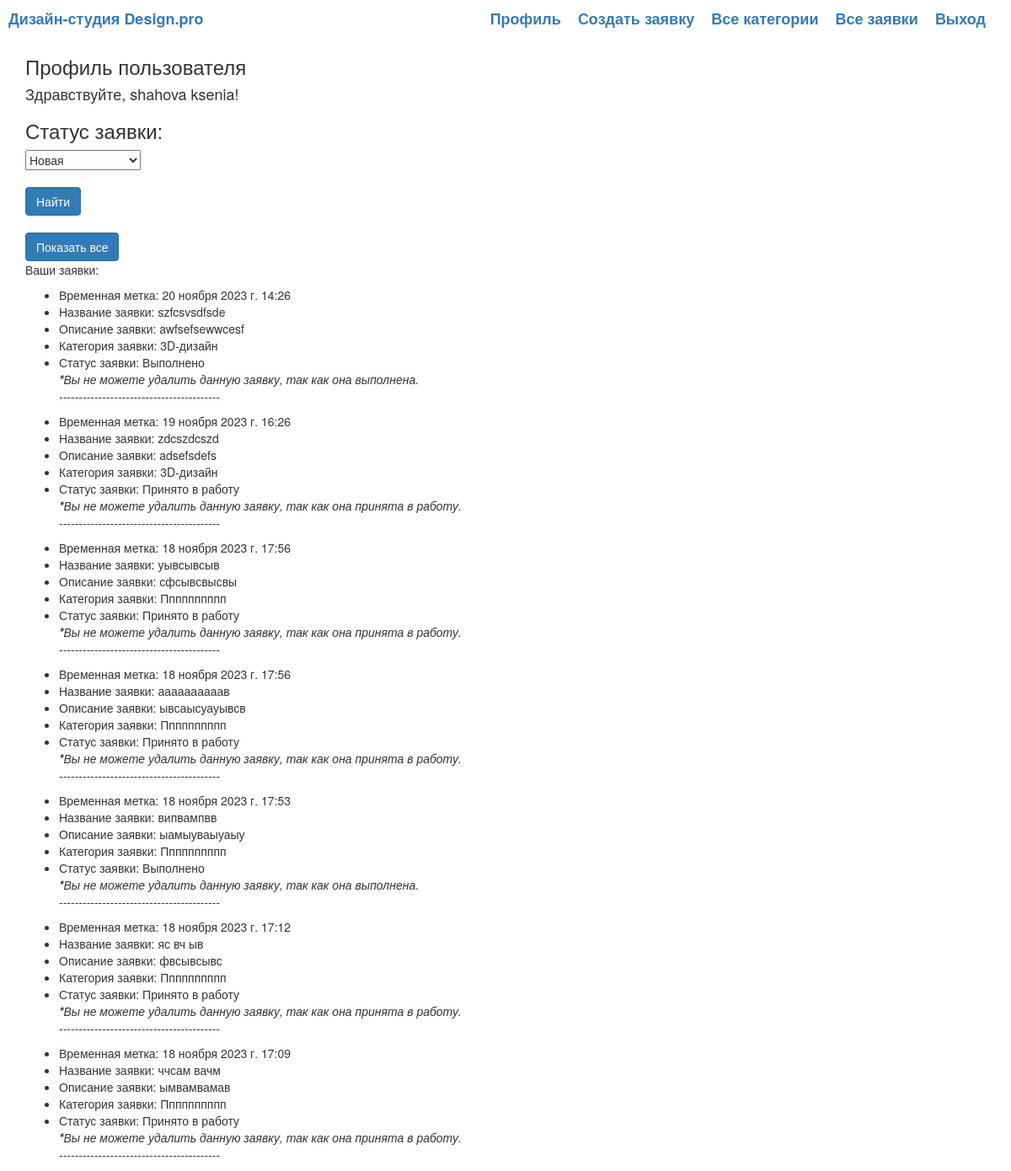
The app's page /cabinet/profile/ (signed in) with its own data.
### cabinet/models.py (models this page shows, shortened)
class Application(models.Model):
    STATUS_CHOICES = [
        ('Н', 'Новая'),
        ('П', 'Принято в работу'),
        ('В', 'Выполнено')
    ]
    created = models.DateTimeField(auto_now_add=True, verbose_name='Временная метка заявки')
    title = models.CharField(max_length=255, verbose_name='Название заявки')
    description = models.TextField(verbose_name='Описание заявки')
    category = models.ForeignKey(Category, on_delete=models.CASCADE, verbose_name='Категория заявки')
    status = models.CharField(max_length=20, choices=STATUS_CHOICES, default=STATUS_CHOICES[0][0], verbose_name='Статус заявки')
    image = models.ImageField(upload_to='images/', verbose_name='Фото помещения или план заявки')
    applicant = models.ForeignKey(User, on_delete=models.CASCADE, verbose_name='Заявитель')
    image_done = models.ImageField(upload_to='images_done/', blank=True, verbose_name='Созданный дизайн')
    comment = models.TextField(blank=True, verbose_name='Комментарий')

class Category(models.Model):
    title = models.CharField(max_length=255, verbose_name='Название категории')
    def __str__(self):
        return self.title

### cabinet/views.py (the view)
# urls.py: path('profile/', ProfileView.as_view(template_name="profile.html"), name="profile"),
class ProfileView(TemplateView, LoginRequiredMixin):
    def get(self, request, *args, **kwargs):
        applications = Application.objects.filter(applicant=request.user).order_by('-created')
        context = {'application_list': applications}
        return render(request, self.template_name, context)

### cabinet/templates/profile.html (shortened to what this page needs)
{% extends "base.html" %}
{% block content %}
<h3>Профиль пользователя</h3>
<h4>Здравствуйте, {{ request.user.first_name }}!</h4>
<form action="{% url 'profile-filter' %}" method="get" name="filter">
  <h3>Статус заявки:</h3>
    <div>
        <select name="status">
            <option value="Н">Новая</option>
        </select>
    </div>
    <br>
    <button type="submit" class="btn btn-primary">Найти</button>
</form>
<br>
<a href="{% url 'profile' %}" class="btn btn-primary">Показать все</a>
<br>
<p>Ваши заявки:</p>
<ul>
    {% for application in application_list %}
      <li>Временная метка: {{ application.created }}</li>
      <li>Название заявки: {{ application.title }}</li>
      <li>Описание заявки: {{ application.description }}</li>
      <li>Категория заявки: {{ application.category }}</li>
      <li>Статус заявки: {{ application.get_status_display }}</li>
        {% if application.status == 'Н' %}
            <a href="{% url 'application_delete' pk=application.id %}" class="btn btn-primary">Удалить заявку</a>
        {% elif application.status == 'П' %}
		    <span class="invalid-feedback"><i><strong>*</strong>Вы не можете удалить данную заявку, так как она принята в работу.</i></span>
        {% elif application.status == 'В' %}
		    <span class="invalid-feedback"><i><strong>*</strong>Вы не можете удалить данную заявку, так как она выполнена.</i></span>
        {% endif %}
      <p>-----------------------------------------</p>
    {% endfor %}
</ul>
{% endblock %}

### templates/base.html (shortened to what this page needs)
<!doctype html>
<html lang="en">
  <head>
    <link rel="stylesheet" href="https://maxcdn.bootstrapcdn.com/bootstrap/3.3.7/css/bootstrap.min.css" />
  </head>
  <body>
    <header>
        <nav class="navbar-dark fixed" style="padding: 10px">
          <a href="/" style="font-size: 18px; font-weight: bold;">
              {% block extra_title %}Дизайн-студия Design.pro{% endblock %}
          </a>
          {% if user.is_authenticated %}
          <a href="{% url 'logout' %}" style="font-size: 18px; font-weight: bold; float: right; margin-right: 20px">
             Выход
          </a>
            {% if user.is_staff %}
                <a href="{% url 'applications_list' %}" style="font-size: 18px; font-weight: bold; float: right; margin-right: 20px">
                    Все заявки
                </a>
                <a href="{% url 'categories_list' %}" style="font-size: 18px; font-weight: bold; float: right; margin-right: 20px">
                    Все категории
                </a>
            {% endif %}
           <a href="{% url 'create_application' %}" style="font-size: 18px; font-weight: bold; float: right; margin-right: 20px">
             Создать заявку
          </a>
            <a href="{% url 'profile' %}" style="font-size: 18px; font-weight: bold; float: right; margin-right: 20px">
                 Профиль
            </a>
          {% endif %}
        </nav>
    </header>
    <div class="container">
      {% block content %}{% endblock %}
    </div>
  </body>
  </html>

### records on screen
Application: created "20 ноября 2023 г. 14:26", title "szfcsvsdfsde", description "awfsefsewwcesf", category "3D-дизайн", status "Выполнено", shows "Вы не можете удалить данную заявку, так как она выполнена."
Application: created "19 ноября 2023 г. 16:26", title "zdcszdcszd", description "adsefsdefs", category "3D-дизайн", status "Принято в работу", shows "Вы не можете удалить данную заявку, так как она принята в работу."
Application: created "18 ноября 2023 г. 17:56", title "уывсывсыв", description "сфсывсвысвы", category "Пппппппппп", status "Принято в работу", shows "Вы не можете удалить данную заявку, так как она принята в работу."
Application: created "18 ноября 2023 г. 17:56", title "аааааааааав", description "ывсаысуауывсв", category "Пппппппппп", status "Принято в работу", shows "Вы не можете удалить данную заявку, так как она принята в работу."
Application: created "18 ноября 2023 г. 17:53", title "випвампвв", description "ыамыуваыуаыу", category "Пппппппппп", status "Выполнено", shows "Вы не можете удалить данную заявку, так как она выполнена."
Application: created "18 ноября 2023 г. 17:12", title "яс вч ыв", description "фвсывсывс", category "Пппппппппп", status "Принято в работу", shows "Вы не можете удалить данную заявку, так как она принята в работу."
Application: created "18 ноября 2023 г. 17:09", title "ччсам вачм", description "ымвамвамав", category "Пппппппппп", status "Принято в работу", shows "Вы не можете удалить данную заявку, так как она принята в работу."

### other values on screen
{{ request.user.first_name }} "shahova ksenia"
